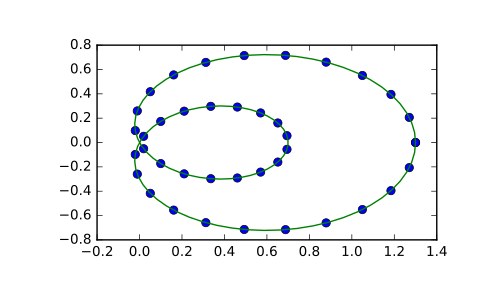

The Python source for this figure:
# Use cubic interpolation on Chebyshev nodes:

def cheb_nodes(N):
    jj = 2.*np.arange(N) + 1
    x = np.cos(np.pi * jj / 2 / N)[::-1]
    return x

x = cheb_nodes(20)
y = np.sqrt(1 - x**2)

from scipy.interpolate import BSpline, make_interp_spline
b = make_interp_spline(x, y)
np.allclose(b(x), y)
# True

# Note that the default is a cubic spline with a not-a-knot boundary condition

b.k
# 3

# Here we use a 'natural' spline, with zero 2nd derivatives at edges:

l, r = [(2, 0)], [(2, 0)]
b_n = make_interp_spline(x, y, bc_type=(l, r))
np.allclose(b_n(x), y)
# True
x0, x1 = x[0], x[-1]
np.allclose([b_n(x0, 2), b_n(x1, 2)], [0, 0])
# True

# Interpolation of parametric curves is also supported. As an example, we
# compute a discretization of a snail curve in polar coordinates

phi = np.linspace(0, 2.*np.pi, 40)
r = 0.3 + np.cos(phi)
x, y = r*np.cos(phi), r*np.sin(phi)  # convert to Cartesian coordinates

# Build an interpolating curve, parameterizing it by the angle

from scipy.interpolate import make_interp_spline
spl = make_interp_spline(phi, np.c_[x, y])

# Evaluate the interpolant on a finer grid (note that we transpose the result
# to unpack it into a pair of x- and y-arrays)

phi_new = np.linspace(0, 2.*np.pi, 100)
x_new, y_new = spl(phi_new).T

# Plot the result

import matplotlib.pyplot as plt
plt.plot(x, y, 'o')
plt.plot(x_new, y_new, '-')
plt.show()
